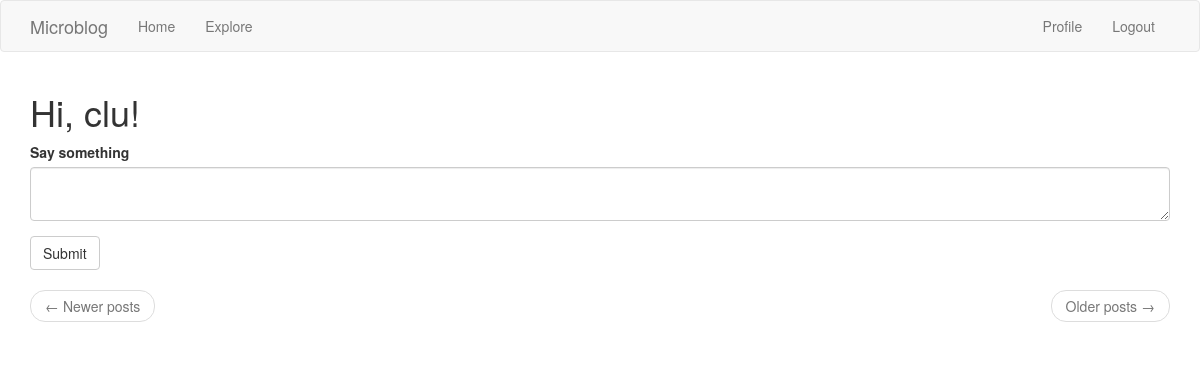
Before: /index (signed in) with the older database file.
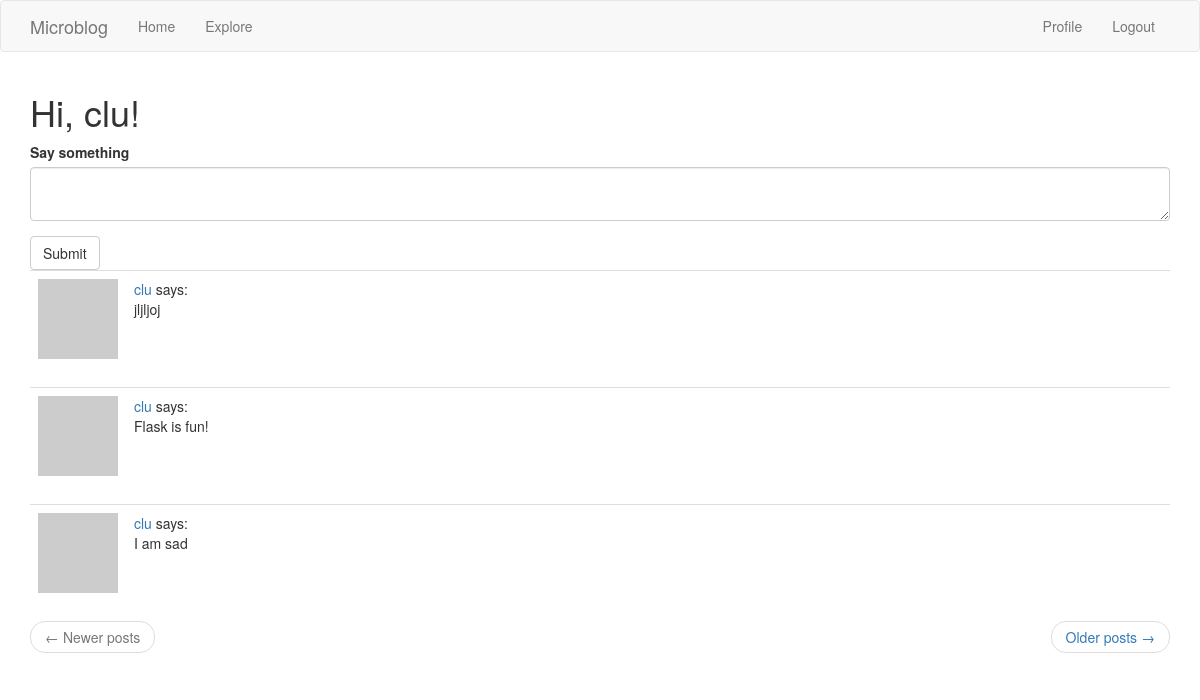
After: the same page with the newer database file.
### blogApp/models.py (models this page shows, shortened)
class User(UserMixin, db.Model):
  id = db.Column(db.Integer, primary_key = True)
  username = db.Column(db.String(64), index = True, unique = True)
  email = db.Column(db.String(120), index = True, unique = True)
  password_hash = db.Column(db.String(128))
  about_me = db.Column(db.String(140))
  last_seen = db.Column(db.DateTime, default=datetime.utcnow)
  '''
  For a one-to-many relationship, a db.relationship field is normally defined on the "one" side, and is used as a convenient way to get access to the "many".
  The backref argument defines the name of a field that will be added to the objects of the "many" class that points back at the "one" object.
  '''
  posts = db.relationship('Post', backref='author', lazy='dynamic')
  '''
  The __repr__ method tells Python how to print objects of this class, which is going to be useful for debugging.
  '''
  def __repr__(self):
    return '<User {}>'.format(self.username)
  def avatar(self, size):
    digest = md5(self.email.lower().encode('utf-8')).hexdigest()
    return 'https://www.gravatar.com/avatar/{}?d=identicon&s={}'.format(digest, size)
  '''
  many to many relationship
  '''
  followed = db.relationship(
    'User', secondary=followers,
    primaryjoin=(followers.c.follower_id == id),
    secondaryjoin=(followers.c.followed_id == id),
    backref=db.backref('followers', lazy='dynamic'), lazy='dynamic')
  def followed_posts(self):
    followed = Post.query.join(
      followers, (followers.c.followed_id == Post.user_id)).filter(
        followers.c.follower_id == self.id)
    own = Post.query.filter_by(user_id=self.id)
    return followed.union(own).order_by(Post.timestamp.desc())

class Post(db.Model):
    id = db.Column(db.Integer, primary_key=True)
    body = db.Column(db.String(140))
    timestamp = db.Column(db.DateTime, index=True, default=datetime.utcnow) # timestamp index post so can retrieve them in  chronological order.
    user_id = db.Column(db.Integer, db.ForeignKey('user.id'))

### blogApp/routes.py (the view)
@app.route('/',  methods=['GET', 'POST'])
@app.route('/index',  methods=['GET', 'POST'])
@login_required
def index():
    form = PostForm()
    if form.validate_on_submit():
        post = Post(body=form.post.data, author=current_user)
        db.session.add(post)
        db.session.commit()
        flash('Your post is now live!')
        return redirect(url_for('index'))
    page = request.args.get('page', 1, type=int)
    posts = current_user.followed_posts().paginate(
        page, app.config['POSTS_PER_PAGE'], False)
    next_url = url_for('index', page=posts.next_num) \
        if posts.has_next else None
    prev_url = url_for('index', page=posts.prev_num) \
        if posts.has_prev else None
    return render_template('index.html', title='Home', form=form,
                           posts=posts.items, next_url=next_url,
                           prev_url=prev_url)

### blogApp/forms.py
class PostForm(FlaskForm):
    post = TextAreaField('Say something', validators=[DataRequired(), Length(min=1, max=140)])
    submit = SubmitField('Submit')

### blogApp/models.py (called while the page is built)
@login.user_loader
def load_user(id):
    return User.query.get(int(id))

### blogApp/routes.py (called while the page is built)
@app.before_request
def before_request():
  if current_user.is_authenticated:
    current_user.last_seen = datetime.utcnow()
    db.session.commit()

### blogApp/templates/index.html
{% extends "base.html" %}
{% import 'bootstrap/wtf.html' as wtf %}
{% block app_content %}
    <h1>Hi, {{ current_user.username }}!</h1>
    {% if form %}
    {{wtf.quick_form(form)}}
    {% endif %}
    {% for post in posts %}
        {% include '_post.html' %}
    {% endfor %}
     <nav aria-label="...">
        <ul class="pager">
            <li class="previous{% if not prev_url %} disabled{% endif %}">
                <a href="{{ prev_url or '#' }}">
                    <span aria-hidden="true">&larr;</span> Newer posts
                </a>
            </li>
            <li class="next{% if not next_url %} disabled{% endif %}">
                <a href="{{ next_url or '#' }}">
                    Older posts <span aria-hidden="true">&rarr;</span>
                </a>
            </li>
        </ul>
    </nav>
{% endblock %}

### blogApp/templates/base.html (shortened to what this page needs)
{% extends 'bootstrap/base.html' %}
{% block navbar %}
    <nav class="navbar navbar-default">
        <div class="container">
            <div class="navbar-header">
                <a class="navbar-brand" href="{{ url_for('index') }}">Microblog</a>
            </div>
            <div class="collapse navbar-collapse" id="bs-example-navbar-collapse-1">
                <ul class="nav navbar-nav">
                    <li><a href="{{ url_for('index') }}">Home</a></li>
                    <li><a href="{{ url_for('explore') }}">Explore</a></li>
                </ul>
                <ul class="nav navbar-nav navbar-right">
                    {% if current_user.is_anonymous %}
                    <li><a href="{{ url_for('login') }}">Login</a></li>
                    {% else %}
                    <li><a href="{{ url_for('user', username=current_user.username) }}">Profile</a></li>
                    <li><a href="{{ url_for('logout') }}">Logout</a></li>
                    {% endif %}
                </ul>
            </div>
        </div>
    </nav>
{% endblock %}
{% block content %}
    <div class="container">
        {% block app_content %}{% endblock %}
    </div>
{% endblock %}

### blogApp/templates/_post.html
 <table class="table table-hover">
    <tr>
        <td width="70px">
            <a href="{{ url_for('user', username=post.author.username) }}">
                <img src="{{ post.author.avatar(70) }}" />
            </a>
        </td>
        <td>
            <a href="{{ url_for('user', username=post.author.username) }}">
                {{ post.author.username }}
            </a>
            says:
            <br>
            {{ post.body }}
        </td>
    </tr>
</table>

Changed rows visible on the page:
added Post: author.username "clu", body "jljljoj"
added Post: author.username "clu", body "Flask is fun!"
added Post: author.username "clu", body "I am sad"
